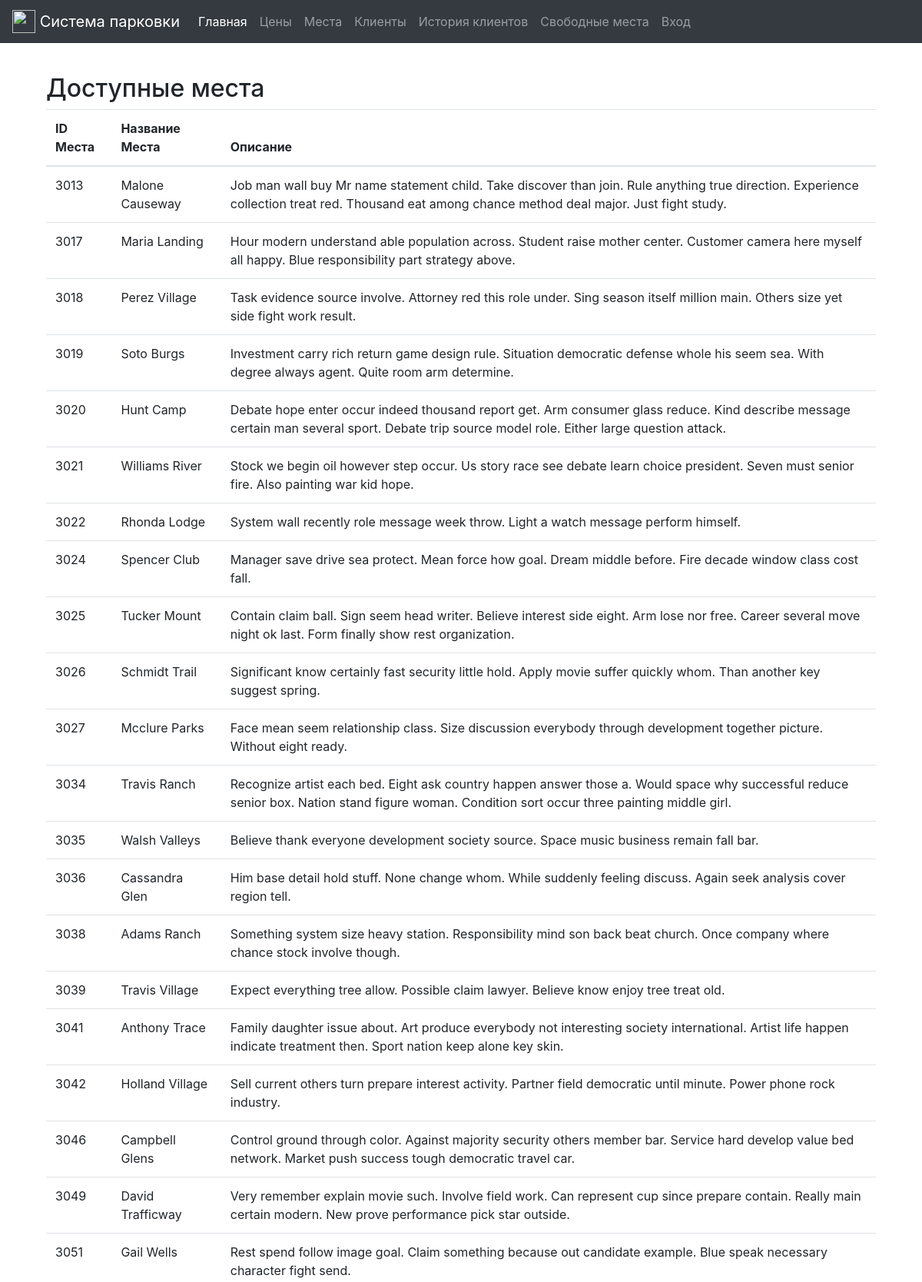
Screenshot of /available-seats/ (upper part) with the database file from the repository.
### pages/models.py (models this page shows, shortened)
class Seat(models.Model):
    place_name = models.CharField(max_length=255)  # The max_length should be defined based on your varchar requirements
    explanation = models.TextField(null=True, blank=True)  # The question mark indicates that this field can be null
    status = models.BooleanField(default=False)  # New status field with default set to False

### pages/seats_views.py (the view)
# urls.py: path('available-seats/', AvailableSeatsView.as_view(), name='available-seats'),
class AvailableSeatsView(ListView):
    model = Seat
    template_name = 'seats/available_seats.html'
    context_object_name = 'seats'
    def get_queryset(self):
        return Seat.objects.filter(status=False)

### templates/seats/available_seats.html
{% extends 'base.html' %}
{% block content %}
<div class="container mt-3">
    <h2>Доступные места</h2>
    <table class="table">
        <thead>
            <tr>
                <th>ID Места</th>
                <th>Название Места</th>
                <th>Описание</th>
            </tr>
        </thead>
        <tbody>
            {% for seat in seats %}
            <tr>
                <td>{{ seat.id }}</td>
                <td>{{ seat.place_name }}</td>
                <td>{{ seat.explanation }}</td>
            </tr>
            {% empty %}
            <tr>
                <td colspan="3">Доступные места не найдены.</td>
            </tr>
            {% endfor %}
        </tbody>
    </table>
</div>
{% endblock %}

### templates/base.html (style rules this page uses)
body, html { height: 100%; }

### rows the page displays
Seat: id "3013", place_name "Malone Causeway", explanation "Job man wall buy Mr name statement child. Take discover than join. Rule anything true direction. Experience collection treat red. Thousand eat among chance method deal major. Just fight study."
Seat: id "3017", place_name "Maria Landing", explanation "Hour modern understand able population across. Student raise mother center. Customer camera here myself all happy. Blue responsibility part strategy above."
Seat: id "3018", place_name "Perez Village", explanation "Task evidence source involve. Attorney red this role under. Sing season itself million main. Others size yet side fight work result."
Seat: id "3019", place_name "Soto Burgs", explanation "Investment carry rich return game design rule. Situation democratic defense whole his seem sea. With degree always agent. Quite room arm determine."
Seat: id "3020", place_name "Hunt Camp", explanation "Debate hope enter occur indeed thousand report get. Arm consumer glass reduce. Kind describe message certain man several sport. Debate trip source model role. Either large question attack."
Seat: id "3021", place_name "Williams River", explanation "Stock we begin oil however step occur. Us story race see debate learn choice president. Seven must senior fire. Also painting war kid hope."
Seat: id "3022", place_name "Rhonda Lodge", explanation "System wall recently role message week throw. Light a watch message perform himself."
Seat: id "3024", place_name "Spencer Club", explanation "Manager save drive sea protect. Mean force how goal. Dream middle before. Fire decade window class cost fall."
Seat: id "3025", place_name "Tucker Mount", explanation "Contain claim ball. Sign seem head writer. Believe interest side eight. Arm lose nor free. Career several move night ok last. Form finally show rest organization."
Seat: id "3026", place_name "Schmidt Trail", explanation "Significant know certainly fast security little hold. Apply movie suffer quickly whom. Than another key suggest spring."
Seat: id "3027", place_name "Mcclure Parks", explanation "Face mean seem relationship class. Size discussion everybody through development together picture. Without eight ready."
Seat: id "3034", place_name "Travis Ranch", explanation "Recognize artist each bed. Eight ask country happen answer those a. Would space why successful reduce senior box. Nation stand figure woman. Condition sort occur three painting middle girl."
Seat: id "3035", place_name "Walsh Valleys", explanation "Believe thank everyone development society source. Space music business remain fall bar."
Seat: id "3036", place_name "Cassandra Glen", explanation "Him base detail hold stuff. None change whom. While suddenly feeling discuss. Again seek analysis cover region tell."
Seat: id "3038", place_name "Adams Ranch", explanation "Something system size heavy station. Responsibility mind son back beat church. Once company where chance stock involve though."
Seat: id "3039", place_name "Travis Village", explanation "Expect everything tree allow. Possible claim lawyer. Believe know enjoy tree treat old."
Seat: id "3041", place_name "Anthony Trace", explanation "Family daughter issue about. Art produce everybody not interesting society international. Artist life happen indicate treatment then. Sport nation keep alone key skin."
Seat: id "3042", place_name "Holland Village", explanation "Sell current others turn prepare interest activity. Partner field democratic until minute. Power phone rock industry."
Seat: id "3046", place_name "Campbell Glens", explanation "Control ground through color. Against majority security others member bar. Service hard develop value bed network. Market push success tough democratic travel car."
Seat: id "3049", place_name "David Trafficway", explanation "Very remember explain movie such. Involve field work. Can represent cup since prepare contain. Really main certain modern. New prove performance pick star outside."
Seat: id "3051", place_name "Gail Wells", explanation "Rest spend follow image goal. Claim something because out candidate example. Blue speak necessary character fight send."
